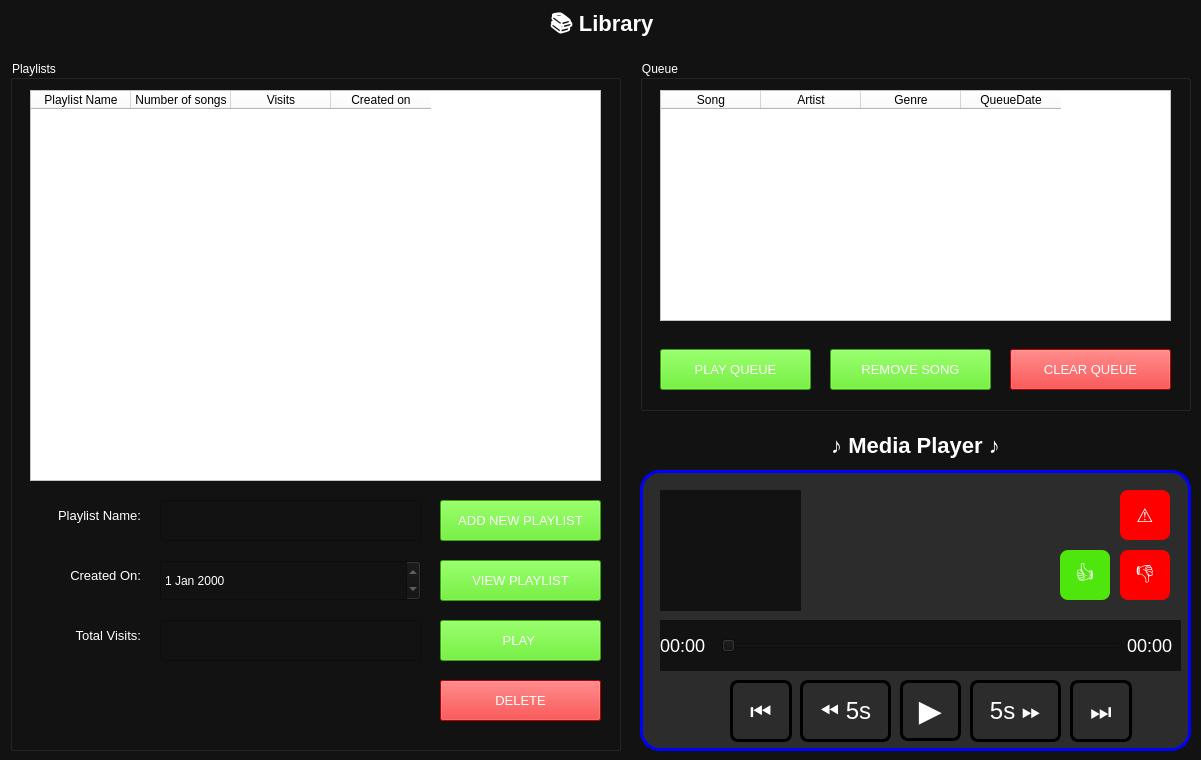
      <widget class="QWidget" name="libraryPage">
       <property name="styleSheet">
        <string notr="true">background-color: #121212; color: #fff;</string>
       </property>
       <widget class="QLabel" name="libraryTitle">
        <property name="geometry">
         <rect>
          <x>11</x>
          <y>11</y>
          <width>1181</width>
          <height>30</height>
         </rect>
        </property>
        <property name="styleSheet">
         <string notr="true">font-size:22px; font-weight:bold;</string>
        </property>
        <property name="text">
         <string>📚 Library</string>
        </property>
        <property name="alignment">
         <set>Qt::AlignCenter</set>
        </property>
       </widget>
       <widget class="QGroupBox" name="groupBox_2">
        <property name="geometry">
         <rect>
          <x>10</x>
          <y>60</y>
          <width>611</width>
          <height>691</height>
         </rect>
        </property>
        <property name="title">
         <string>Playlists</string>
        </property>
        <widget class="QTableWidget" name="PL_Table">
         <property name="geometry">
          <rect>
           <x>20</x>
           <y>30</y>
           <width>571</width>
           <height>391</height>
          </rect>
         </property>
         <property name="autoFillBackground">
          <bool>false</bool>
         </property>
         <property name="styleSheet">
          <string notr="true">background-color:#FFFFFF ; color: #000000;</string>
         </property>
         <property name="inputMethodHints">
          <set>Qt::ImhNone</set>
         </property>
         <property name="sizeAdjustPolicy">
          <enum>QAbstractScrollArea::AdjustIgnored</enum>
         </property>
         <property name="editTriggers">
          <set>QAbstractItemView::NoEditTriggers</set>
         </property>
         <column>
          <property name="text">
           <string>Playlist Name</string>
          </property>
         </column>
         <column>
          <property name="text">
           <string>Number of songs</string>
          </property>
         </column>
         <column>
          <property name="text">
           <string>Visits</string>
          </property>
         </column>
         <column>
          <property name="text">
           <string>Created on</string>
          </property>
         </column>
        </widget>
        <widget class="QPushButton" name="PL_ViewBtn">
         <property name="geometry">
          <rect>
           <x>430</x>
           <y>500</y>
           <width>161</width>
           <height>41</height>
          </rect>
         </property>
         <property name="font">
          <font>
           <pointsize>10</pointsize>
          </font>
         </property>
         <property name="styleSheet">
          <string notr="true">
background-color: rgb(78, 230, 13);</string>
         </property>
         <property name="text">
          <string>VIEW PLAYLIST</string>
         </property>
         <property name="checkable">
          <bool>true</bool>
         </property>
        </widget>
        <widget class="QPushButton" name="PL_PlayBtn">
         <property name="geometry">
          <rect>
           <x>430</x>
           <y>560</y>
           <width>161</width>
           <height>41</height>
          </rect>
         </property>
         <property name="font">
          <font>
           <pointsize>10</pointsize>
          </font>
         </property>
         <property name="styleSheet">
          <string notr="true">
background-color: rgb(78, 230, 13);</string>
         </property>
         <property name="text">
          <string>PLAY </string>
         </property>
         <property name="checkable">
          <bool>true</bool>
         </property>
        </widget>
        <widget class="QPushButton" name="PL_DeleteBtn">
         <property name="geometry">
          <rect>
           <x>430</x>
           <y>620</y>
           <width>161</width>
           <height>41</height>
          </rect>
         </property>
         <property name="font">
          <font>
           <pointsize>10</pointsize>
          </font>
         </property>
         <property name="styleSheet">
          <string notr="true">
background-color: rgb(255, 0, 0);</string>
         </property>
         <property name="text">
          <string>DELETE</string>
         </property>
         <property name="checkable">
          <bool>true</bool>
         </property>
        </widget>
        <widget class="QLineEdit" name="PL_Name">
         <property name="geometry">
          <rect>
           <x>150</x>
           <y>440</y>
           <width>261</width>
           <height>41</height>
          </rect>
         </property>
         <property name="font">
          <font>
           <pointsize>10</pointsize>
          </font>
         </property>
         <property name="readOnly">
          <bool>true</bool>
         </property>
        </widget>
        <widget class="QLabel" name="label_31">
         <property name="geometry">
          <rect>
           <x>20</x>
           <y>440</y>
           <width>111</width>
           <height>31</height>
          </rect>
         </property>
         <property name="font">
          <font>
           <pointsize>10</pointsize>
          </font>
         </property>
         <property name="layoutDirection">
          <enum>Qt::LeftToRight</enum>
         </property>
         <property name="text">
          <string>Playlist Name:</string>
         </property>
         <property name="alignment">
          <set>Qt::AlignRight|Qt::AlignTrailing|Qt::AlignVCenter</set>
         </property>
        </widget>
        <widget class="QLabel" name="label_32">
         <property name="geometry">
          <rect>
           <x>20</x>
           <y>500</y>
           <width>111</width>
           <height>31</height>
          </rect>
         </property>
         <property name="font">
          <font>
           <pointsize>10</pointsize>
          </font>
         </property>
         <property name="layoutDirection">
          <enum>Qt::LeftToRight</enum>
         </property>
         <property name="text">
          <string>Created On:</string>
         </property>
         <property name="alignment">
          <set>Qt::AlignRight|Qt::AlignTrailing|Qt::AlignVCenter</set>
         </property>
        </widget>
        <widget class="QDateEdit" name="PL_Date">
         <property name="geometry">
          <rect>
           <x>150</x>
           <y>500</y>
           <width>261</width>
           <height>41</height>
          </rect>
         </property>
         <property name="readOnly">
          <bool>true</bool>
         </property>
        </widget>
        <widget class="QLineEdit" name="PL_Visits">
         <property name="geometry">
          <rect>
           <x>150</x>
           <y>560</y>
           <width>261</width>
           <height>41</height>
          </rect>
         </property>
         <property name="font">
          <font>
           <pointsize>10</pointsize>
          </font>
         </property>
         <property name="readOnly">
          <bool>true</bool>
         </property>
        </widget>
        <widget class="QLabel" name="label_46">
         <property name="geometry">
          <rect>
           <x>20</x>
           <y>560</y>
           <width>111</width>
           <height>31</height>
          </rect>
         </property>
         <property name="font">
          <font>
           <pointsize>10</pointsize>
          </font>
         </property>
         <property name="layoutDirection">
          <enum>Qt::LeftToRight</enum>
         </property>
         <property name="text">
          <string>Total Visits:</string>
         </property>
         <property name="alignment">
          <set>Qt::AlignRight|Qt::AlignTrailing|Qt::AlignVCenter</set>
         </property>
        </widget>
        <widget class="QPushButton" name="PL_ViewBtn_3">
         <property name="geometry">
          <rect>
           <x>430</x>
           <y>440</y>
           <width>161</width>
           <height>41</height>
          </rect>
         </property>
         <property name="font">
          <font>
           <pointsize>10</pointsize>
          </font>
         </property>
         <property name="styleSheet">
          <string notr="true">
background-color: rgb(78, 230, 13);</string>
         </property>
         <property name="text">
          <string>ADD NEW PLAYLIST</string>
         </property>
         <property name="checkable">
          <bool>true</bool>
         </property>
        </widget>
       </widget>
       <widget class="QGroupBox" name="groupBox_15">
        <property name="geometry">
         <rect>
          <x>640</x>
          <y>60</y>
          <width>551</width>
          <height>351</height>
         </rect>
        </property>
        <property name="title">
         <string>Queue</string>
        </property>
        <widget class="QTableWidget" name="Queue_Table">
         <property name="geometry">
          <rect>
           <x>20</x>
           <y>30</y>
           <width>511</width>
           <height>231</height>
          </rect>
         </property>
         <property name="autoFillBackground">
          <bool>false</bool>
         </property>
         <property name="styleSheet">
          <string notr="true">background-color:#FFFFFF ; color: #000000;</string>
         </property>
         <property name="inputMethodHints">
          <set>Qt::ImhNone</set>
         </property>
         <property name="sizeAdjustPolicy">
          <enum>QAbstractScrollArea::AdjustIgnored</enum>
         </property>
         <property name="editTriggers">
          <set>QAbstractItemView::NoEditTriggers</set>
         </property>
         <column>
          <property name="text">
           <string>Song</string>
          </property>
         </column>
         <column>
          <property name="text">
           <string>Artist</string>
          </property>
         </column>
         <column>
          <property name="text">
           <string>Genre</string>
          </property>
         </column>
         <column>
          <property name="text">
           <string>QueueDate</string>
          </property>
         </column>
        </widget>
        <widget class="QPushButton" name="Queue_PlayBtn">
         <property name="geometry">
          <rect>
           <x>20</x>
           <y>289</y>
           <width>151</width>
           <height>41</height>
          </rect>
         </property>
         <property name="font">
          <font>
           <pointsize>10</pointsize>
          </font>
         </property>
         <property name="styleSheet">
          <string notr="true">
background-color: rgb(78, 230, 13);</string>
         </property>
         <property name="text">
          <string>PLAY QUEUE</string>
         </property>
         <property name="checkable">
          <bool>true</bool>
         </property>
        </widget>
        <widget class="QPushButton" name="Queue_RemoveBtn">
         <property name="geometry">
          <rect>
           <x>190</x>
           <y>289</y>
           <width>161</width>
           <height>41</height>
          </rect>
         </property>
         <property name="font">
          <font>
           <pointsize>10</pointsize>
          </font>
         </property>
         <property name="styleSheet">
          <string notr="true">
background-color: rgb(78, 230, 13);</string>
         </property>
         <property name="text">
          <string>REMOVE SONG</string>
         </property>
         <property name="checkable">
          <bool>true</bool>
         </property>
        </widget>
        <widget class="QPushButton" name="Queue_ClearBtn">
         <property name="geometry">
          <rect>
           <x>370</x>
           <y>289</y>
           <width>161</width>
           <height>41</height>
          </rect>
         </property>
         <property name="font">
          <font>
           <pointsize>10</pointsize>
          </font>
         </property>
         <property name="styleSheet">
          <string notr="true">
background-color: rgb(255, 0, 0);</string>
         </property>
         <property name="text">
          <string>CLEAR QUEUE</string>
         </property>
         <property name="checkable">
          <bool>true</bool>
         </property>
        </widget>
       </widget>
       <widget class="QLabel" name="libraryTitle_2">
        <property name="geometry">
         <rect>
          <x>640</x>
          <y>430</y>
          <width>551</width>
          <height>30</height>
         </rect>
        </property>
        <property name="styleSheet">
         <string notr="true">font-size:22px; font-weight:bold;</string>
        </property>
        <property name="text">
         <string>♪ Media Player ♪</string>
        </property>
        <property name="alignment">
         <set>Qt::AlignCenter</set>
        </property>
       </widget>
       <widget class="QLabel" name="label_47">
        <property name="geometry">
         <rect>
          <x>640</x>
          <y>470</y>
          <width>551</width>
          <height>281</height>
         </rect>
        </property>
        <property name="styleSheet">
         <string notr="true">QLabel {
    background-color: #2c2c2c;     /* Dark background */
    color: white;                  /* Text color */
    border: 3px solid #0000ff;     /* Outline color and thickness */
    border-radius: 20px;       /* Curved corners */
    padding: 5px;                 /* Inner margin */
    font-size: 18px;               /* Optional: larger text */
}</string>
        </property>
        <property name="text">
         <string/>
        </property>
       </widget>
       <widget class="QLabel" name="MP_songImage">
        <property name="geometry">
         <rect>
          <x>660</x>
          <y>490</y>
          <width>141</width>
          <height>121</height>
         </rect>
        </property>
        <property name="text">
         <string/>
        </property>
        <property name="pixmap">
         <pixmap>../Song_images/default_song_image.jpg</pixmap>
        </property>
        <property name="scaledContents">
         <bool>true</bool>
        </property>
       </widget>
       <widget class="QLabel" name="MP_SongName">
        <property name="geometry">
         <rect>
          <x>810</x>
          <y>490</y>
          <width>281</width>
          <height>31</height>
         </rect>
        </property>
        <property name="autoFillBackground">
         <bool>false</bool>
        </property>
        <property name="styleSheet">
         <string notr="true">font-size:22px; font-weight:bold;
    background-color: transparent;
    color: white;        /* or any text color */</string>
        </property>
        <property name="text">
         <string>&lt;SONG NAME&gt;</string>
        </property>
        <property name="wordWrap">
         <bool>true</bool>
        </property>
       </widget>
       <widget class="QLabel" name="MP_ArtistName">
        <property name="geometry">
         <rect>
          <x>810</x>
          <y>530</y>
          <width>271</width>
          <height>31</height>
         </rect>
        </property>
        <property name="autoFillBackground">
         <bool>false</bool>
        </property>
        <property name="styleSheet">
         <string notr="true">font-size:17px; font-weight:bold;
    background-color: transparent;
    color: lightgray;        /* or any text color */</string>
        </property>
        <property name="text">
         <string>&lt;ARTIST NAME&gt;</string>
        </property>
       </widget>
       <widget class="QLabel" name="MP_Genre">
        <property name="geometry">
         <rect>
          <x>810</x>
          <y>560</y>
          <width>281</width>
          <height>31</height>
         </rect>
        </property>
        <property name="autoFillBackground">
         <bool>false</bool>
        </property>
        <property name="styleSheet">
         <string notr="true">font-size:17px; font-weight:bold;
    background-color: transparent;
    color: lightgray;        /* or any text color */</string>
        </property>
        <property name="text">
         <string>&lt;GENRE&gt;</string>
        </property>
       </widget>
       <widget class="QWidget" name="horizontalLayoutWidget">
        <property name="geometry">
         <rect>
          <x>660</x>
          <y>620</y>
          <width>521</width>
          <height>51</height>
         </rect>
        </property>
        <layout class="QHBoxLayout" name="horizontalLayout_2">
         <item>
          <widget class="QLabel" name="elapsedLabel">
           <property name="styleSheet">
            <string notr="true">QLabel {
    background-color: transparent;
    color: white;        /* or any text color */
    font-size: 18px;
}</string>
           </property>
           <property name="text">
            <string>00:00</string>
           </property>
          </widget>
         </item>
         <item>
          <widget class="QSlider" name="progressSlider">
           <property name="sizePolicy">
            <sizepolicy hsizetype="Fixed" vsizetype="Fixed">
             <horstretch>0</horstretch>
             <verstretch>0</verstretch>
            </sizepolicy>
           </property>
           <property name="minimumSize">
            <size>
             <width>400</width>
             <height>0</height>
            </size>
           </property>
           <property name="orientation">
            <enum>Qt::Horizontal</enum>
           </property>
          </widget>
         </item>
         <item>
          <widget class="QLabel" name="durationLabel">
           <property name="styleSheet">
            <string notr="true">QLabel {
    background-color: transparent;
    color: white;        /* or any text color */
    font-size: 18px;
}</string>
           </property>
           <property name="text">
            <string>00:00</string>
           </property>
          </widget>
         </item>
        </layout>
       </widget>
       <widget class="QPushButton" name="libraryBtn_2">
        <property name="geometry">
         <rect>
          <x>900</x>
          <y>680</y>
          <width>61</width>
          <height>61</height>
         </rect>
        </property>
        <property name="styleSheet">
         <string notr="true">
    background-color: transparent;     /* Dark background */
    color: white;                  /* Text color */
    border: 3px solid black;     /* Outline color and thickness */
    border-radius: 8px;           /* Curved corners */
    padding: 10px;                 /* Inner margin */
    font-size: 30px;               /* Optional: larger text */</string>
        </property>
        <property name="text">
         <string>▶️</string>
        </property>
        <property name="checkable">
         <bool>true</bool>
        </property>
       </widget>
       <widget class="QPushButton" name="libraryBtn_3">
        <property name="geometry">
         <rect>
          <x>800</x>
          <y>680</y>
          <width>91</width>
          <height>62</height>
         </rect>
        </property>
        <property name="styleSheet">
         <string notr="true">
    background-color: transparent;     /* Dark background */
    color: white;                  /* Text color */
    border: 3px solid black;     /* Outline color and thickness */
    border-radius: 8px;           /* Curved corners */
    padding: 3px;                 /* Inner margin */
    font-size: 24px;               /* Optional: larger text */</string>
        </property>
        <property name="text">
         <string>⏪ 5s</string>
        </property>
        <property name="checkable">
         <bool>true</bool>
        </property>
       </widget>
       <widget class="QPushButton" name="libraryBtn_4">
        <property name="geometry">
         <rect>
          <x>730</x>
          <y>680</y>
          <width>62</width>
          <height>62</height>
         </rect>
        </property>
        <property name="styleSheet">
         <string notr="true">
    background-color: transparent;     /* Dark background */
    color: white;                  /* Text color */
    border: 3px solid black;     /* Outline color and thickness */
    border-radius: 8px;           /* Curved corners */
    padding: 3px;                 /* Inner margin */
    font-size: 24px;               /* Optional: larger text */</string>
        </property>
        <property name="text">
         <string>⏮️</string>
        </property>
        <property name="checkable">
         <bool>true</bool>
        </property>
       </widget>
       <widget class="QPushButton" name="libraryBtn_5">
        <property name="geometry">
         <rect>
          <x>970</x>
          <y>680</y>
          <width>91</width>
          <height>62</height>
         </rect>
        </property>
        <property name="styleSheet">
         <string notr="true">
    background-color: transparent;     /* Dark background */
    color: white;                  /* Text color */
    border: 3px solid black;     /* Outline color and thickness */
    border-radius: 8px;           /* Curved corners */
    padding: 3px;                 /* Inner margin */
    font-size: 24px;               /* Optional: larger text */</string>
        </property>
        <property name="text">
         <string>5s ⏩</string>
        </property>
        <property name="checkable">
         <bool>true</bool>
        </property>
       </widget>
       <widget class="QPushButton" name="libraryBtn_7">
        <property name="geometry">
         <rect>
          <x>1070</x>
          <y>680</y>
          <width>62</width>
          <height>62</height>
         </rect>
        </property>
        <property name="styleSheet">
         <string notr="true">
    background-color: transparent;     /* Dark background */
    color: white;                  /* Text color */
    border: 3px solid black;     /* Outline color and thickness */
    border-radius: 8px;           /* Curved corners */
    padding: 3px;                 /* Inner margin */
    font-size: 24px;               /* Optional: larger text */</string>
        </property>
        <property name="text">
         <string>⏭️</string>
        </property>
        <property name="checkable">
         <bool>true</bool>
        </property>
       </widget>
       <widget class="QPushButton" name="MP_LikeBtn">
        <property name="geometry">
         <rect>
          <x>1060</x>
          <y>550</y>
          <width>50</width>
          <height>50</height>
         </rect>
        </property>
        <property name="font">
         <font>
          <pointsize>14</pointsize>
         </font>
        </property>
        <property name="styleSheet">
         <string notr="true">
background-color: rgb(78, 230, 13);
border-radius: 8px;</string>
        </property>
        <property name="text">
         <string>👍</string>
        </property>
        <property name="checkable">
         <bool>true</bool>
        </property>
       </widget>
       <widget class="QPushButton" name="MP_DislikeBtn">
        <property name="geometry">
         <rect>
          <x>1120</x>
          <y>550</y>
          <width>50</width>
          <height>50</height>
         </rect>
        </property>
        <property name="font">
         <font>
          <pointsize>14</pointsize>
         </font>
        </property>
        <property name="styleSheet">
         <string notr="true">
background-color: rgb(255, 0, 0);
border-radius: 8px;</string>
        </property>
        <property name="text">
         <string>👎</string>
        </property>
        <property name="checkable">
         <bool>true</bool>
        </property>
       </widget>
       <widget class="QPushButton" name="MP_ReportBtn">
        <property name="geometry">
         <rect>
          <x>1120</x>
          <y>490</y>
          <width>50</width>
          <height>50</height>
         </rect>
        </property>
        <property name="font">
         <font>
          <pointsize>14</pointsize>
          <weight>75</weight>
          <bold>true</bold>
         </font>
        </property>
        <property name="styleSheet">
         <string notr="true">
background-color: rgb(255, 0, 0);
border-radius: 8px;</string>
        </property>
        <property name="text">
         <string>⚠️</string>
        </property>
        <property name="checkable">
         <bool>true</bool>
        </property>
       </widget>
      </widget>
